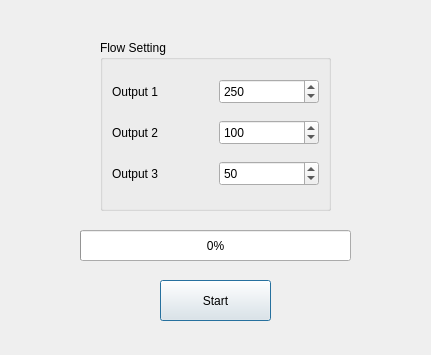
<?xml version="1.0" encoding="UTF-8"?>
<ui version="4.0">
 <class>FlowDesignDlg</class>
 <widget class="QDialog" name="FlowDesignDlg">
  <property name="geometry">
   <rect>
    <x>0</x>
    <y>0</y>
    <width>431</width>
    <height>355</height>
   </rect>
  </property>
  <property name="windowTitle">
   <string>Dialog</string>
  </property>
  <widget class="QGroupBox" name="groupBox">
   <property name="geometry">
    <rect>
     <x>100</x>
     <y>40</y>
     <width>231</width>
     <height>171</height>
    </rect>
   </property>
   <property name="title">
    <string>Flow Setting</string>
   </property>
   <layout class="QGridLayout" name="gridLayout">
    <item row="0" column="0">
     <widget class="QLabel" name="label">
      <property name="text">
       <string>Output 1</string>
      </property>
     </widget>
    </item>
    <item row="0" column="1">
     <widget class="QSpinBox" name="spinBoxFlow1">
      <property name="minimumSize">
       <size>
        <width>0</width>
        <height>25</height>
       </size>
      </property>
      <property name="minimum">
       <number>1</number>
      </property>
      <property name="maximum">
       <number>400</number>
      </property>
      <property name="singleStep">
       <number>10</number>
      </property>
      <property name="value">
       <number>250</number>
      </property>
     </widget>
    </item>
    <item row="1" column="0">
     <widget class="QLabel" name="label_2">
      <property name="text">
       <string>Output 2</string>
      </property>
     </widget>
    </item>
    <item row="1" column="1">
     <widget class="QSpinBox" name="spinBoxFlow2">
      <property name="minimumSize">
       <size>
        <width>0</width>
        <height>25</height>
       </size>
      </property>
      <property name="minimum">
       <number>1</number>
      </property>
      <property name="maximum">
       <number>400</number>
      </property>
      <property name="singleStep">
       <number>10</number>
      </property>
      <property name="value">
       <number>100</number>
      </property>
     </widget>
    </item>
    <item row="2" column="0">
     <widget class="QLabel" name="label_3">
      <property name="text">
       <string>Output 3</string>
      </property>
     </widget>
    </item>
    <item row="2" column="1">
     <widget class="QSpinBox" name="spinBoxFlow3">
      <property name="minimumSize">
       <size>
        <width>0</width>
        <height>25</height>
       </size>
      </property>
      <property name="minimum">
       <number>1</number>
      </property>
      <property name="maximum">
       <number>400</number>
      </property>
      <property name="singleStep">
       <number>10</number>
      </property>
      <property name="value">
       <number>50</number>
      </property>
     </widget>
    </item>
   </layout>
  </widget>
  <widget class="QPushButton" name="btnStart">
   <property name="geometry">
    <rect>
     <x>160</x>
     <y>280</y>
     <width>111</width>
     <height>41</height>
    </rect>
   </property>
   <property name="text">
    <string>Start</string>
   </property>
  </widget>
  <widget class="QProgressBar" name="progressBar">
   <property name="geometry">
    <rect>
     <x>80</x>
     <y>230</y>
     <width>271</width>
     <height>31</height>
    </rect>
   </property>
   <property name="maximum">
    <number>100</number>
   </property>
   <property name="value">
    <number>0</number>
   </property>
  </widget>
 </widget>
 <resources/>
 <connections/>
</ui>
